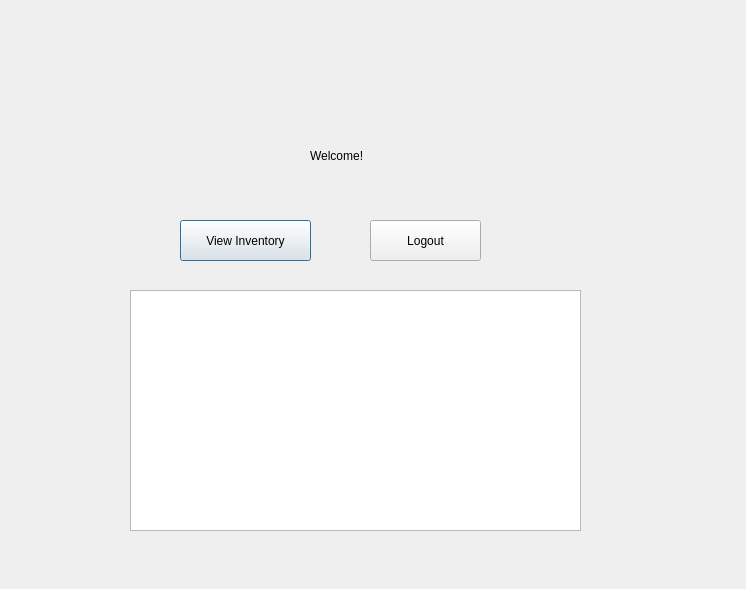
<?xml version="1.0" encoding="UTF-8"?>
<ui version="4.0">
 <class>StaffWindow</class>
 <widget class="QDialog" name="StaffWindow">
  <property name="geometry">
   <rect>
    <x>0</x>
    <y>0</y>
    <width>746</width>
    <height>589</height>
   </rect>
  </property>
  <property name="windowTitle">
   <string>Dialog</string>
  </property>
  <widget class="QLabel" name="label">
   <property name="geometry">
    <rect>
     <x>310</x>
     <y>140</y>
     <width>141</width>
     <height>31</height>
    </rect>
   </property>
   <property name="text">
    <string>Welcome!</string>
   </property>
  </widget>
  <widget class="QPushButton" name="pushButtonViewInv">
   <property name="geometry">
    <rect>
     <x>180</x>
     <y>220</y>
     <width>131</width>
     <height>41</height>
    </rect>
   </property>
   <property name="text">
    <string>View Inventory</string>
   </property>
  </widget>
  <widget class="QPushButton" name="pushButtonlogout">
   <property name="geometry">
    <rect>
     <x>370</x>
     <y>220</y>
     <width>111</width>
     <height>41</height>
    </rect>
   </property>
   <property name="text">
    <string>Logout</string>
   </property>
  </widget>
  <widget class="QLabel" name="label_2">
   <property name="geometry">
    <rect>
     <x>270</x>
     <y>340</y>
     <width>191</width>
     <height>101</height>
    </rect>
   </property>
   <property name="text">
    <string/>
   </property>
  </widget>
  <widget class="QListWidget" name="listWidgetInv">
   <property name="geometry">
    <rect>
     <x>130</x>
     <y>290</y>
     <width>451</width>
     <height>241</height>
    </rect>
   </property>
  </widget>
 </widget>
 <resources/>
 <connections/>
</ui>
